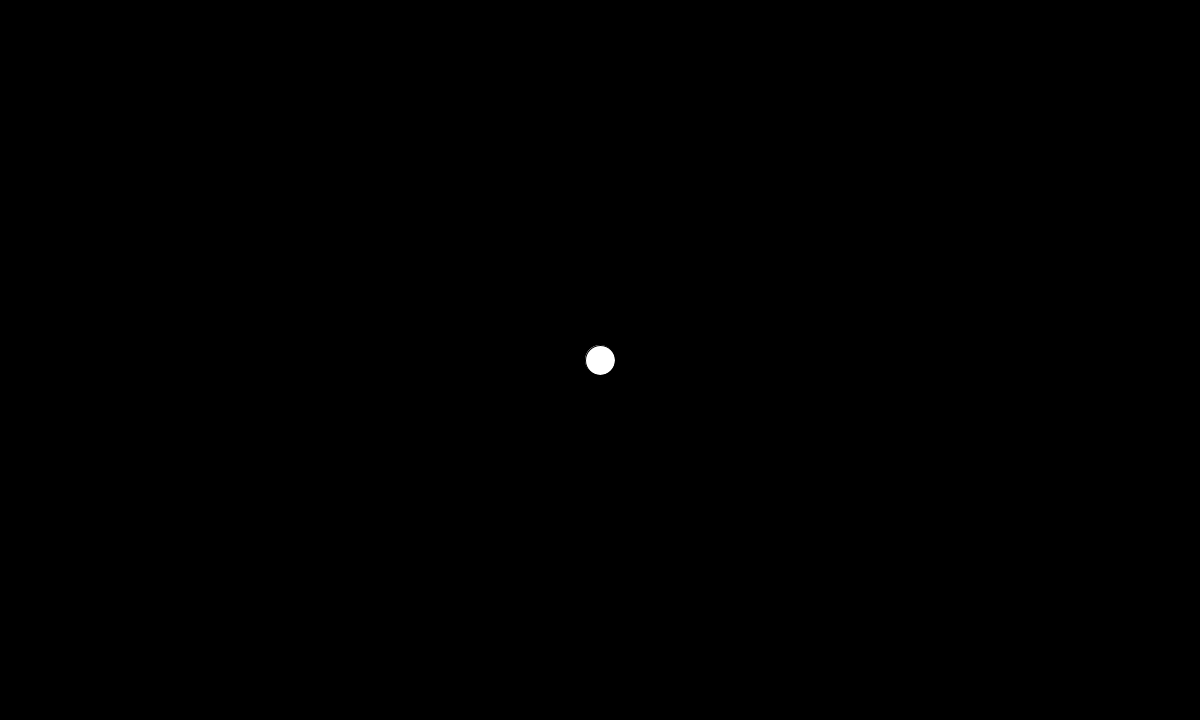
Frame 1 (no input)
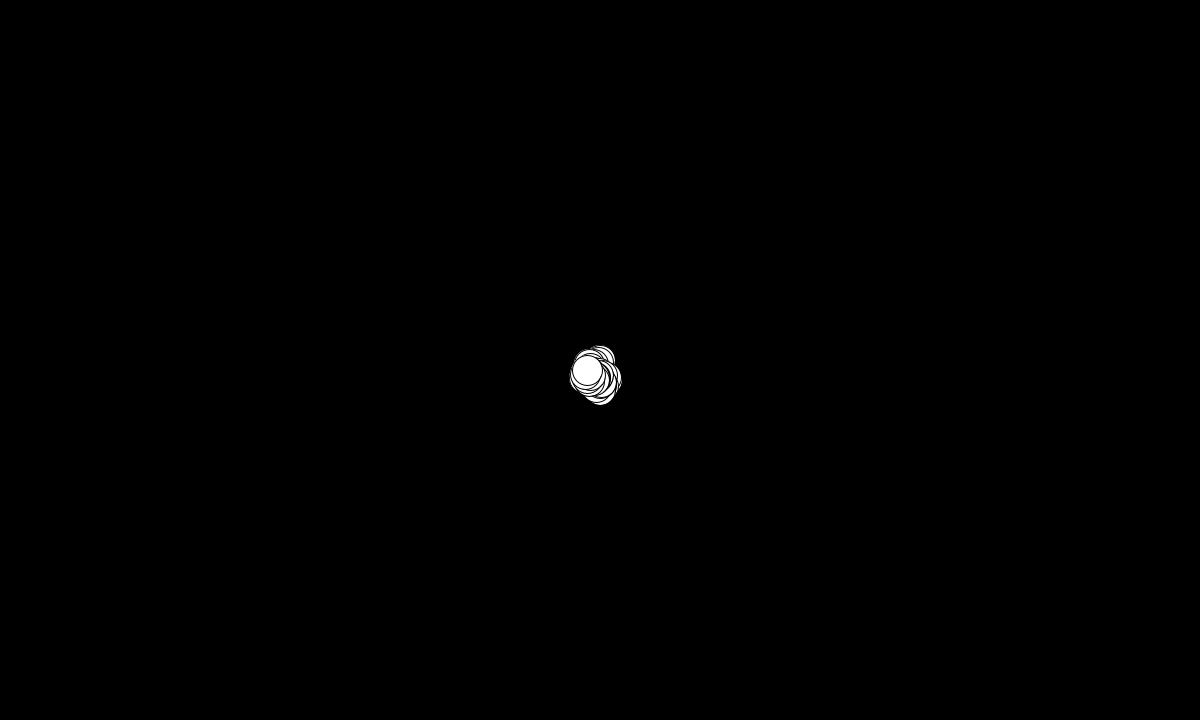
Frame 60 (the mouse pressed at the canvas centre just before this capture)
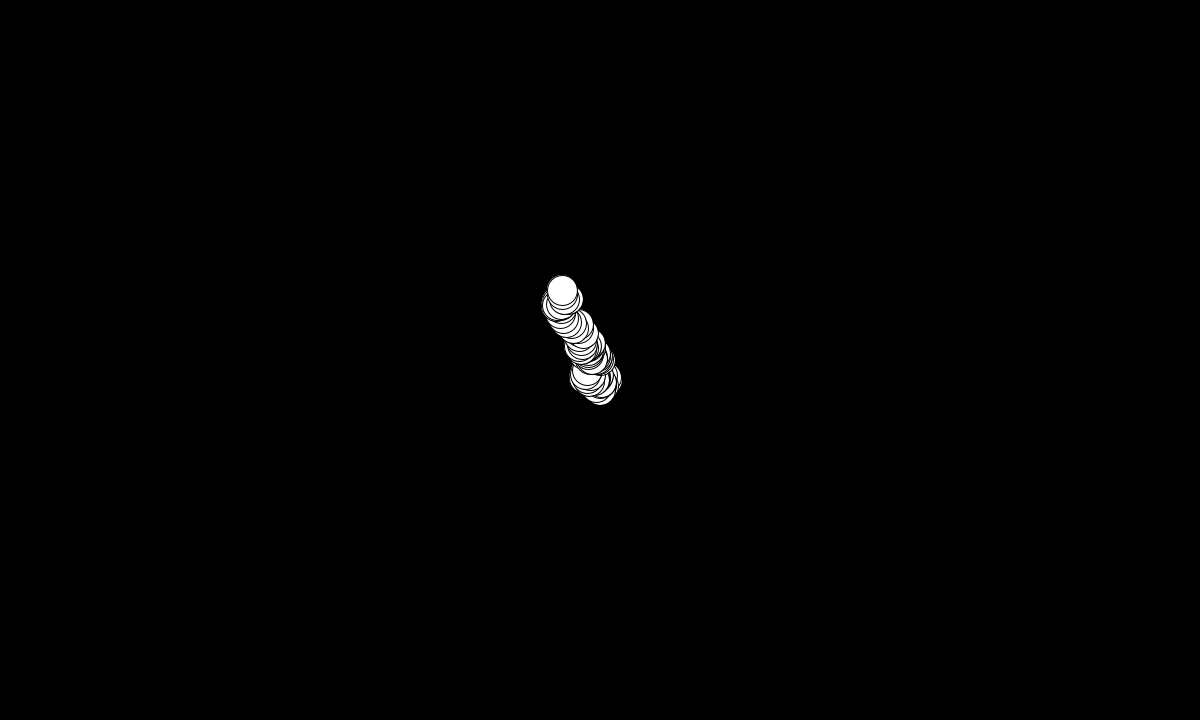
Frame 120 (the mouse held since frame 60 and released just before this capture)

The Processing sketch that drew these frames (run headless with seeded random() and noise(); from frame 60 on, the mouse is pressed at the canvas centre):

// Processing sketch: autogenerativo_01
// ── autogenerativo_01.pde
int posX=1200/2, posY=720/2, x=30, y=30 ;

void setup(){
  size(1200,720);
  background(0);
}

void draw(){
  
  ellipse(posX,posY,x,y);
  
  posX -= random(-5,5);
  posY -= random(-5,5);
  
  if(posX>=(width)){
  posX=0;
  }if(posY>=(height)){
  posY=0;
  }if(posX<(x/2)){
  posX=width;
  }if(posY<(y/2)){
  posY=height;
  }
}
void keyPressed(){
  background(0);

}
void mousePressed(){
  posX=mouseX;
  posY=mouseY;
}
